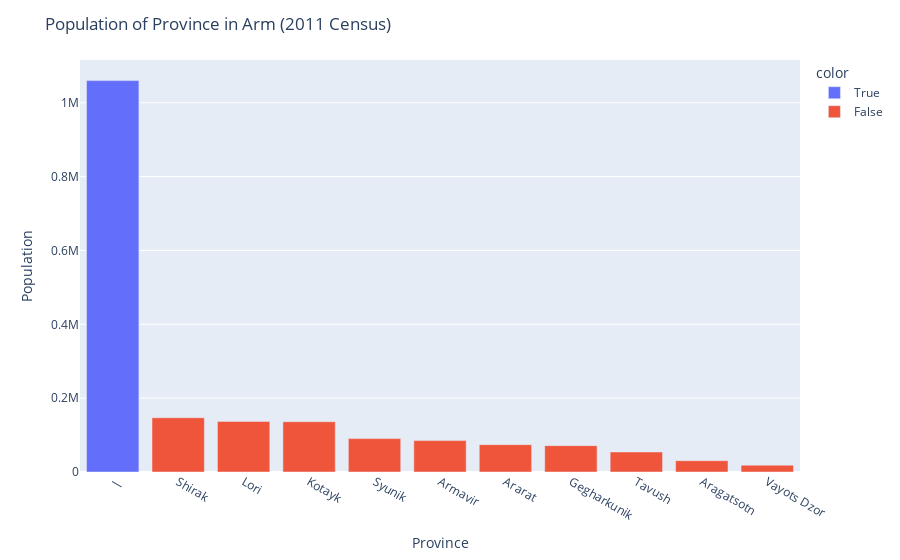

The code cell stored with this chart in its notebook:
### Code cell
fig = px.bar(province_population,x='Province', y='Population (2011 census)',  color=province_population.index == 0)

# Update layout
fig.update_layout(title='Population of Province in Arm (2011 Census)',
                  xaxis_title='Province',
                  yaxis_title='Population')

# Show the chart
fig.show()

### Figure 1 — Plotly figure (JSON) as saved in the notebook; plotly's stock layout.template omitted (floating-point values rounded to 4 significant figures)
{"data": [{"alignmentgroup": "True", "hovertemplate": "color=True<br>Province=%{x}<br>Population (2011 census)=%{y}<extra></extra>", "legendgroup": "True", "marker": {"color": "#636efa", "pattern": {"shape": ""}}, "name": "True", "offsetgroup": "True", "orientation": "v", "showlegend": true, "textposition": "auto", "type": "bar", "x": ["—"], "xaxis": "x", "y": [1060138], "yaxis": "y"}, {"alignmentgroup": "True", "hovertemplate": "color=False<br>Province=%{x}<br>Population (2011 census)=%{y}<extra></extra>", "legendgroup": "False", "marker": {"color": "#EF553B", "pattern": {"shape": ""}}, "name": "False", "offsetgroup": "False", "orientation": "v", "showlegend": true, "textposition": "auto", "type": "bar", "x": ["Shirak", "Lori", "Kotayk", "Syunik", "Armavir", "Ararat", "Gegharkunik", "Tavush", "Aragatsotn", "Vayots Dzor"], "xaxis": "x", "y": [146908, 137084, 136225, 90418, 85050, 74103, 71423, 54186, 30595, 18449], "yaxis": "y"}], "layout": {"barmode": "relative", "legend": {"title": {"text": "color"}, "tracegroupgap": 0}, "margin": {"t": 60}, "title": {"text": "Population of Province in Arm (2011 Census)"}, "xaxis": {"anchor": "y", "domain": [0, 1], "title": {"text": "Province"}}, "yaxis": {"anchor": "x", "domain": [0, 1], "title": {"text": "Population"}}}}
